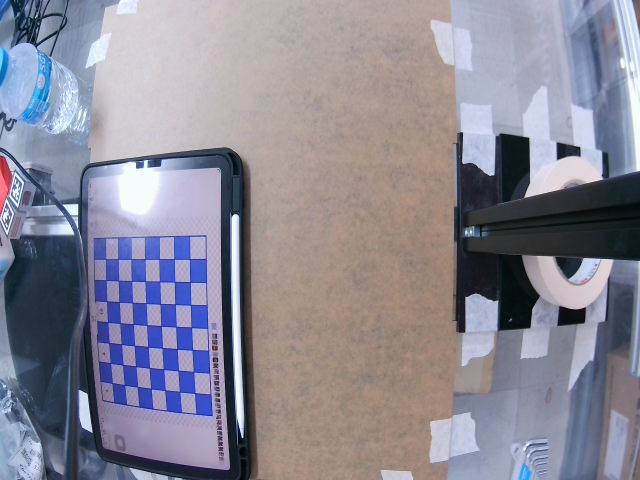
#> input picture calibate/images/calib_img_0.jpg, 640 x 480 px; its folder holds only this picture in this run
$ python calibate_camera01.py
#> lines starting #> are read from the running program, lines starting #| are printed output that depends on the picture; after the words box and inside, x2 and y2 are one past the last pixel; in counts of white or black regions, pixels touching at a corner belong together; long printed decimals are rounded
#Camera Matrix ($mtx$): บอกว่ากล้องของคุณมีทางยาวโฟกัสเท่าไหร่ และจุดกึ่งกลางภาพอยู่ที่ไหน
#Distortion Coefficients ($dist$): บอกว่าเลนส์ของคุณเบี้ยวแบบ "ถังเบียร์" (Radial) หรือ "คางหมู" (Tangential) แค่ไหน
import glob
import cv2
import numpy as np

# ตั้งค่าจุดตัดภายใน (กระดาน 8x8 ช่อง จะมีจุดตัด 7x7)
CHECKERBOARD = (7, 7)
criteria = (cv2.TERM_CRITERIA_EPS + cv2.TERM_CRITERIA_MAX_ITER, 30, 0.001)

# เตรียมพิกัด 3D
objpoints = []
imgpoints = []

objp = np.zeros((CHECKERBOARD[0] * CHECKERBOARD[1], 3), np.float32)
objp[:, :2] = np.mgrid[0 : CHECKERBOARD[0], 0 : CHECKERBOARD[1]].T.reshape(-1, 2)

# ดึงรูปจากโฟลเดอร์ images ที่คุณบันทึกไว้
images = glob.glob("images/*.jpg")

print(f"กำลังประมวลผลภาพทั้งหมด {len(images)} ภาพ...")

for fname in images:
    img = cv2.imread(fname)
#> img is the input picture: shape (480, 640, 3); mean B, G, R 150, 137, 139.1
    gray = cv2.cvtColor(img, cv2.COLOR_BGR2GRAY)
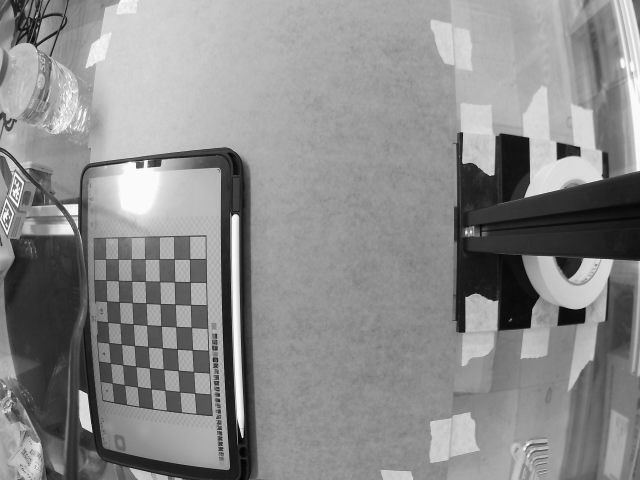
#> gray: shape (480, 640); min 1, max 255, mean 139.1

    # ค้นหาจุดตัด
    ret, corners = cv2.findChessboardCorners(gray, CHECKERBOARD, None)
#> ret = True; corners = 49 rows, first 8: [112.5, 382.6], [110.3, 362.8], [109.1, 343.1], [107.9, 321.8], [107, 301.3], [106, 280.2], [105.5, 258.9], [123.4, 383.9]

    if ret == True:
        objpoints.append(objp)
        # ปรับความแม่นยำจุดตัด
        corners2 = cv2.cornerSubPix(gray, corners, (11, 11), (-1, -1), criteria)
#> corners2 = 49 rows, first 8: [119.4, 384.7], [106.6, 362.4], [116.3, 344.2], [104.8, 321.6], [114.5, 302.5], [103.4, 280.3], [112.8, 259.6], [119.4, 384.7]
        imgpoints.append(corners2)

        # วาดจุดให้ดูว่าหาเจอไหม
        cv2.drawChessboardCorners(img, CHECKERBOARD, corners2, ret)
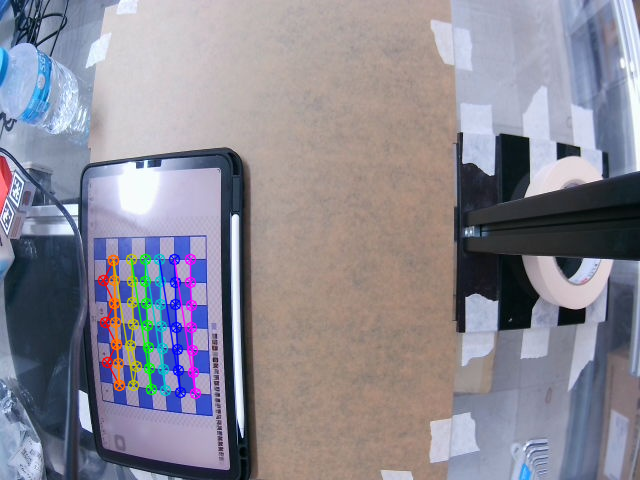
#> img: shape (480, 640, 3); 2.48% of pixels changed, all inside (x1, y1, x2, y2) = (97, 253, 202, 400)
        cv2.imshow("Checking Corners", img)
        cv2.waitKey(100)

cv2.destroyAllWindows()

# คำนวณหาค่า Camera Matrix และ Distortion Coefficients
ret, mtx, dist, rvecs, tvecs = cv2.calibrateCamera(
    objpoints, imgpoints, gray.shape[::-1], None, None
)
#> ret = 2.35; mtx = [[297.6, 0, 314.1], [0, 302.2, 306.4], [0, 0, 1]]; dist = [[-0.443, 0.567, -0.0015, 0.0926, -0.21]]; rvecs = ([0.129, -0.00763, -1.54],); tvecs = ([-11.94, 3.78, 10.32],)

if ret:
    print("\n--- คาลิเบตเสร็จสมบูรณ์! ---")
    print("1. Camera Matrix (ค่าพารามิเตอร์ภายใน):")
    print(mtx)
#| [[297.602   0.         314.132]
#|  [  0.         302.239 306.396]
#|  [  0.           0.           1.        ]]
    print("\n2. Distortion Coefficients (ค่าความบิดเบี้ยว):")
    print(dist)
#| [[-0.4431  0.5669 -0.001502  0.09256  -0.21]]

    # บันทึกค่าลงไฟล์ .npz เพื่อเอาไปใช้ในโปรเจกต์อื่นโดยไม่ต้องคาลิเบตใหม่
    np.savez("camera_data.npz", mtx=mtx, dist=dist)
    print("\nบันทึกค่าลงไฟล์ 'camera_data.npz' เรียบร้อยแล้ว!")
else:
    print("ไม่สามารถคาลิเบตได้ กรุณาเช็คว่ารูปในโฟลเดอร์ images ชัดเจนพอหรือไม่")

$ run again, on calibate/images/calib_img_13.jpg
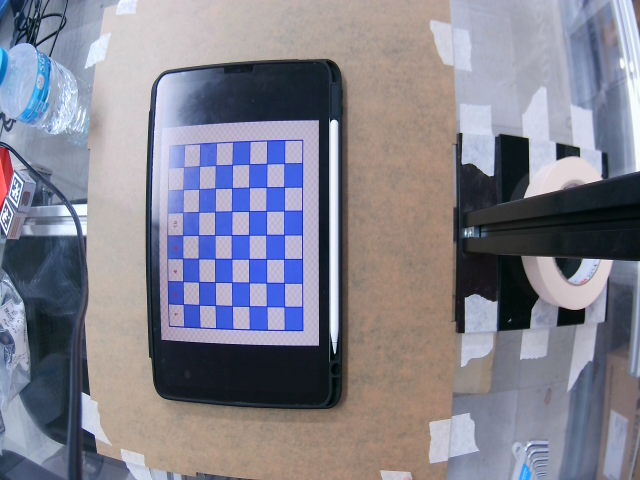
#> input picture calibate/images/calib_img_13.jpg, 640 x 480 px
#> img is the input picture: shape (480, 640, 3); mean B, G, R 143.7, 130.6, 131.7
#> `gray = cv2.cvtColor(img, cv2.COLOR_BGR2GRAY)`:
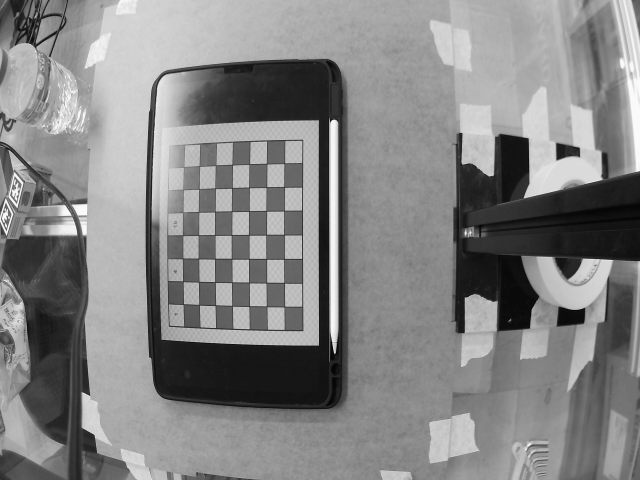
#> gray: shape (480, 640); min 1, max 254, mean 132.4
#> `ret, corners = cv2.findChessboardCorners(gray, CHECKERBOARD, None)`: ret = True; corners = 49 rows, first 8: [183.3, 167.1], [199.5, 166.2], [216, 164.8], [232.3, 165.1], [249.3, 164.1], [266.4, 163.4], [284.3, 163.2], [183.1, 189.5]
#> corners2 = 49 rows, first 8: [183.3, 167.2], [199.4, 166], [215.5, 165.1], [232.4, 164.5], [249.3, 163.9], [266.6, 163.6], [284.3, 163.2], [182.7, 189.5]
#> `cv2.drawChessboardCorners(img, CHECKERBOARD, corners2, ret)`:
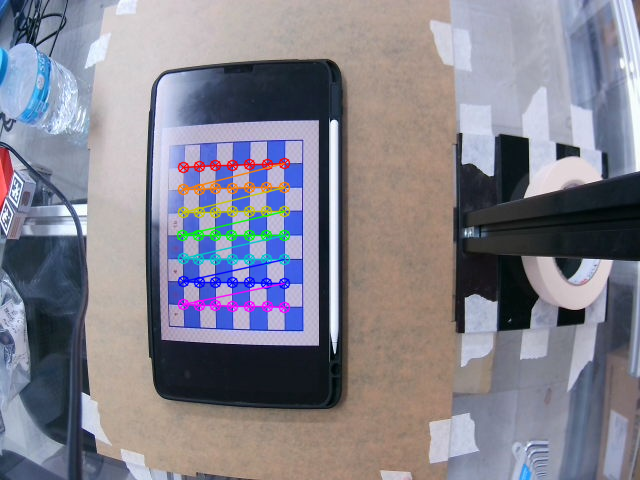
#> img: shape (480, 640, 3); 2.5% of pixels changed, all inside (x1, y1, x2, y2) = (176, 157, 291, 314)
#> `ret, mtx, dist, rvecs, tvecs = cv2.calibrateCamera( objpoints, imgpoin..`: ret = 0.12; mtx = [[185, 0, 344.7], [0, 249.5, 256.9], [0, 0, 1]]; dist = [[-0.0938, -0.00527, -0.0024, -0.0123, 0.0107]]; rvecs = ([0.00408, -0.0155, -0.00115],); tvecs = ([-9.39, -3.91, 10.23],)
#| [[184.982   0.         344.676 ]
#|  [  0.         249.462 256.857]
#|  [  0.           0.           1.        ]]
#| [[-0.09379 -0.005271 -0.002398 -0.01231  0.01075 ]]

$ run again, on calibate/images/calib_img_14.jpg
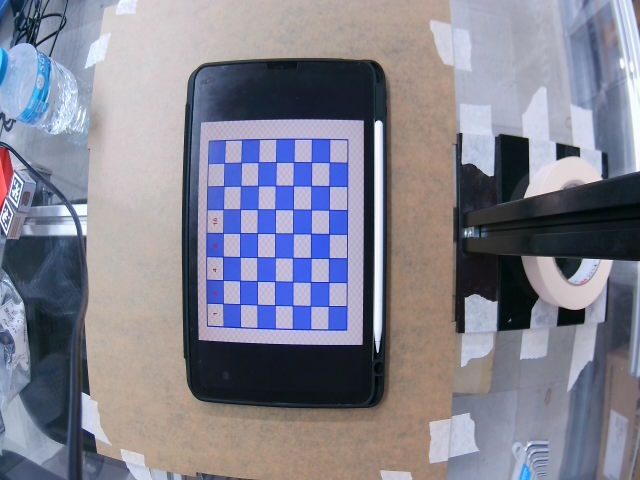
#> input picture calibate/images/calib_img_14.jpg, 640 x 480 px
#> img is the input picture: shape (480, 640, 3); mean B, G, R 144.9, 130.7, 130.9
#> `gray = cv2.cvtColor(img, cv2.COLOR_BGR2GRAY)`:
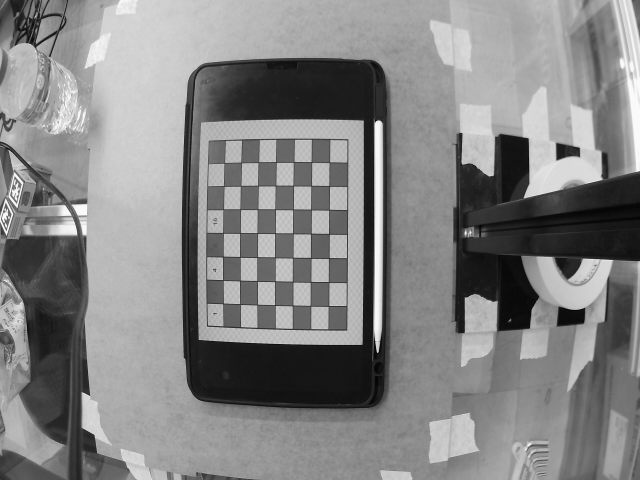
#> gray: shape (480, 640); min 1, max 254, mean 132.4
#> `ret, corners = cv2.findChessboardCorners(gray, CHECKERBOARD, None)`: ret = True; corners = 49 rows, first 8: [224.4, 162.8], [241.2, 162.4], [258.3, 162.1], [275.8, 161.9], [293.6, 162], [311.3, 162.1], [329.5, 162.1], [223.5, 185.7]
#> corners2 = 49 rows, first 8: [224.2, 162.8], [241.3, 162.4], [258.3, 162.1], [275.8, 162], [293.6, 161.8], [311.4, 162], [329.3, 162.3], [223.7, 185.9]
#> `cv2.drawChessboardCorners(img, CHECKERBOARD, corners2, ret)`:
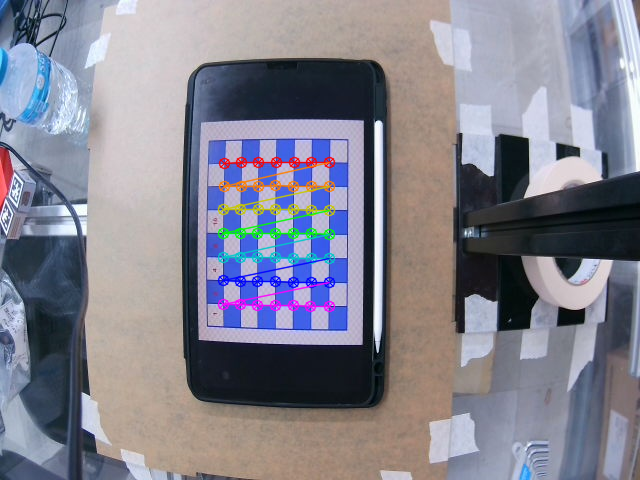
#> img: shape (480, 640, 3); 2.55% of pixels changed, all inside (x1, y1, x2, y2) = (217, 156, 336, 313)
#> `ret, mtx, dist, rvecs, tvecs = cv2.calibrateCamera( objpoints, imgpoin..`: ret = 0.114; mtx = [[121.8, 0, 426], [0, 172.4, 244.3], [0, 0, 1]]; dist = [[-0.0397, -0.00442, -0.000564, -0.0325, 0.00106]]; rvecs = ([-0.00239, -0.0164, 0.00654],); tvecs = ([-11.55, -3.47, 7.24],)
#| [[121.806   0.         426.034]
#|  [  0.         172.413 244.324]
#|  [  0.           0.           1.        ]]
#| [[-0.03973  -0.004417 -0.0005636 -0.03248  0.001056]]

$ run again, on calibate/images/calib_img_1.jpg
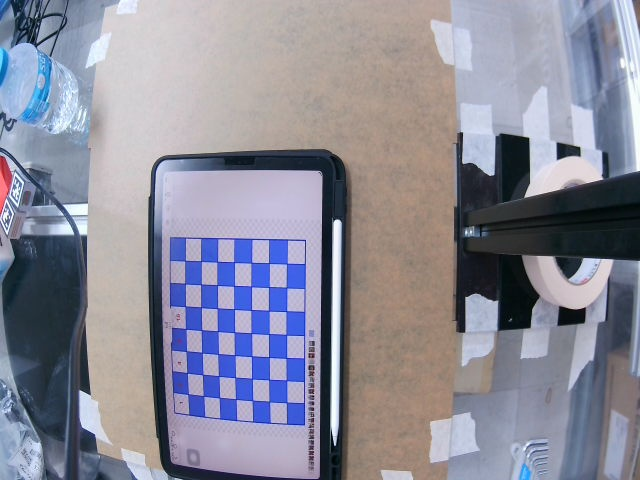
#> input picture calibate/images/calib_img_1.jpg, 640 x 480 px
#> img is the input picture: shape (480, 640, 3); mean B, G, R 153.4, 139.3, 139.6
#> `gray = cv2.cvtColor(img, cv2.COLOR_BGR2GRAY)`:
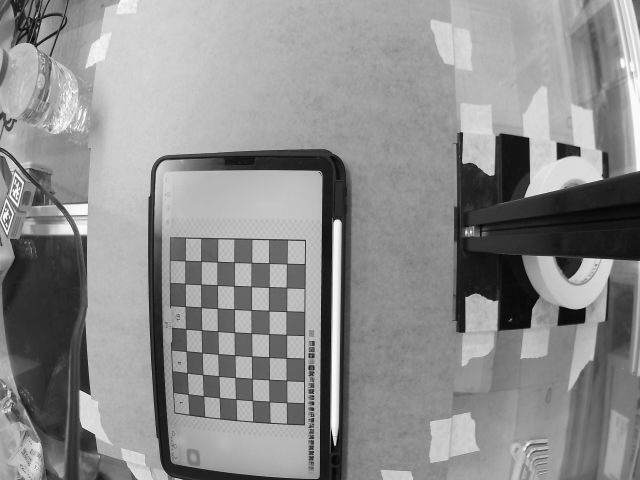
#> gray: shape (480, 640); min 1, max 255, mean 141
#> `ret, corners = cv2.findChessboardCorners(gray, CHECKERBOARD, None)`: ret = True; corners = 49 rows, first 8: [185.2, 260.5], [201, 260.8], [217, 261.7], [233.9, 262], [251.8, 262.3], [268.6, 262.7], [287, 263.6], [185.6, 284]
#> corners2 = 49 rows, first 8: [185.1, 260.5], [200.8, 261], [217.3, 261.5], [234.2, 262.1], [251.4, 262.6], [268.8, 263], [286.7, 263.6], [185.1, 283.6]
#> `cv2.drawChessboardCorners(img, CHECKERBOARD, corners2, ret)`:
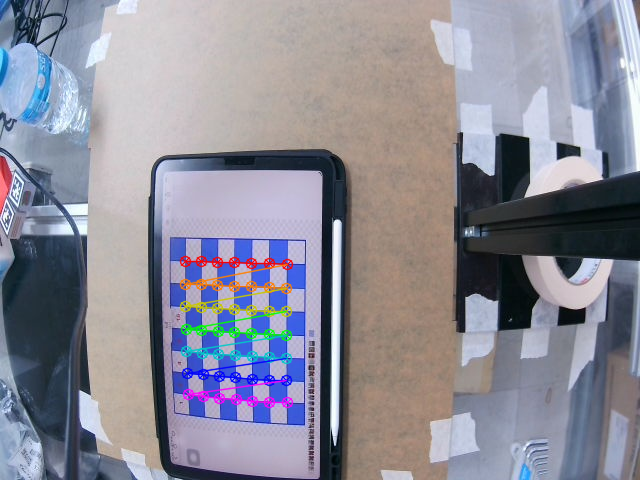
#> img: shape (480, 640, 3); 2.47% of pixels changed, all inside (x1, y1, x2, y2) = (179, 255, 294, 409)
#> `ret, mtx, dist, rvecs, tvecs = cv2.calibrateCamera( objpoints, imgpoin..`: ret = 0.122; mtx = [[214.8, 0, 360], [0, 289.2, 260.5], [0, 0, 1]]; dist = [[-0.104, -0.0064, -0.00419, -0.0144, 0.0108]]; rvecs = ([-0.000194, -0.0166, 0.0154],); tvecs = ([-10.1, 0.0404, 11.93],)
#| [[214.821   0.         360.018 ]
#|  [  0.         289.170 260.479]
#|  [  0.           0.           1.        ]]
#| [[-0.1044 -0.006395 -0.004194  -0.01438  0.01078]]
